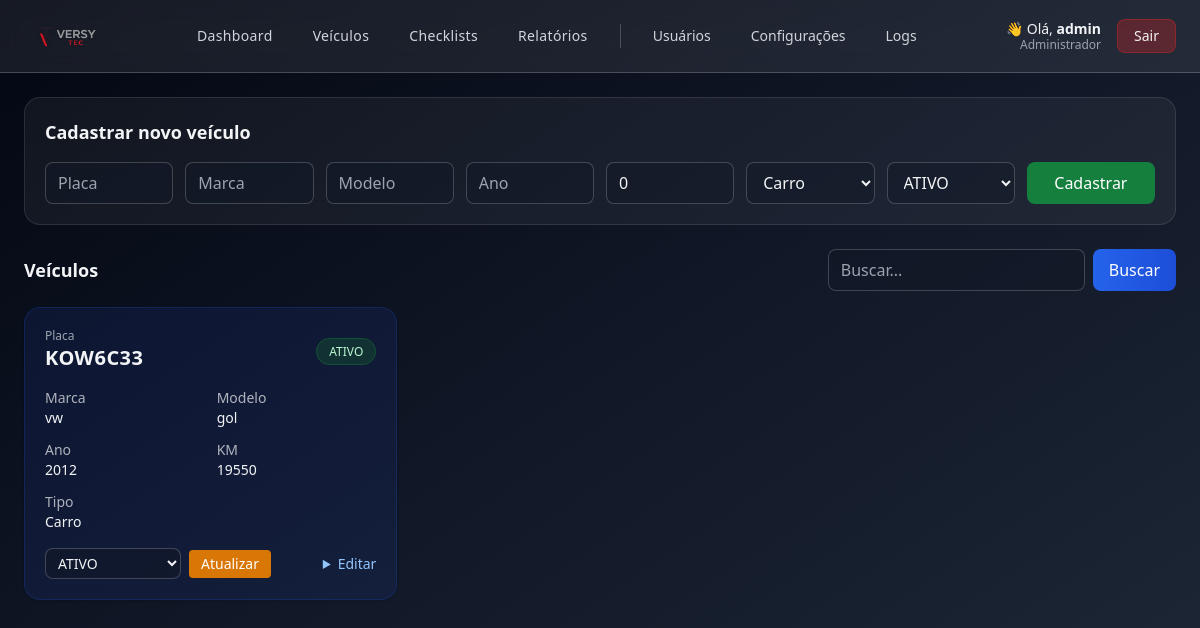
/veiculos (signed in), run on an earlier commit of the app's database.
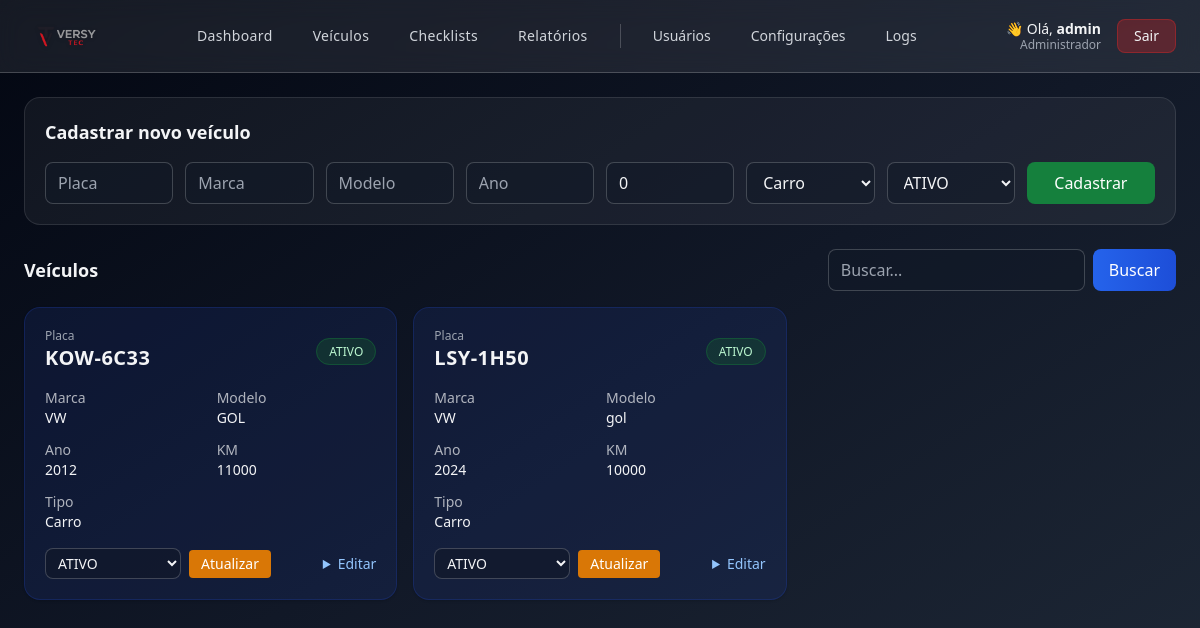
And on a later commit of the database.
### app.py (models this page shows)
class Vehicle(db.Model):
    __tablename__ = "vehicle"
    id = db.Column(db.Integer, primary_key=True)
    plate = db.Column(db.String(20), unique=True, nullable=False)
    brand = db.Column(db.String(80))
    model = db.Column(db.String(80))
    year = db.Column(db.Integer)
    km = db.Column(db.Integer, default=0)
    status = db.Column(db.String(20), default="ATIVO")

### app.py (the view, shortened to what this page needs)
@app.route("/veiculos")
@supervisor_allowed
def vehicles():
    ensure_vehicle_type_column()
    q = request.args.get("q", "").strip().lower()
    query = Vehicle.query
    veiculos = query.order_by(Vehicle.plate.asc()).all()
    db_path = str(app.config["SQLALCHEMY_DATABASE_URI"]).replace("sqlite:///", "")
    con = sqlite3.connect(db_path)
    cur = con.cursor()
    try:
        tipos = dict(cur.execute("SELECT id, type FROM vehicle").fetchall())
    except:
        tipos = {}
    con.close()
    for v in veiculos:
        v.type = tipos.get(v.id, "carro")
    return render_template("vehicles.html", veiculos=veiculos, q=q)

### app.py (called while the page is built)
@login_manager.user_loader
def load_user(uid):
    return User.query.get(int(uid))

def supervisor_allowed(view):
    @wraps(view)
    def wrapper(*args, **kwargs):
        if not current_user.is_authenticated:
            return redirect(url_for("login"))
        if current_user.is_admin or current_user.is_supervisor:
            return view(*args, **kwargs)
        flash("Acesso restrito a supervisor ou administrador.", "error")
        return redirect(url_for("checklist_mobile"))
    return wrapper

@app.context_processor
def inject_role_flags():
    return dict(
        ROLE_ADMIN=(current_user.is_authenticated and current_user.is_admin),
        ROLE_SUPERVISOR=(current_user.is_authenticated and current_user.is_supervisor),
        ROLE_TECH=(current_user.is_authenticated and current_user.is_tech)
    )

    @property
    def is_admin(self):
        if self.role is None:
            return bool(self.is_admin_legacy)
        return self.role == "admin"

    @property
    def is_supervisor(self):
        return self.role == "supervisor"

### templates/vehicles.html (shortened to what the changed rows need)
{% extends 'layout.html' %}
{% set page_title = "Veículos" %}
{% block content %}
  {% if ROLE_ADMIN %}
  <div class="mb-6 bg-white/5 border border-white/10 rounded-2xl p-5">
    <h2 class="text-lg font-semibold mb-4">Cadastrar novo veículo</h2>
  </div>
  {% endif %}
  <div class="flex items-center justify-between mb-4">
    <h2 class="text-lg font-semibold">Veículos</h2>
  </div>
  <div class="grid md:grid-cols-2 lg:grid-cols-3 gap-4">
    {% for v in veiculos %}
    {% set tipo = (v.type or 'carro')|lower %}
    {% if tipo == 'caminhao' %}
      {% set card_bg = 'bg-orange-900/20 border-orange-800/30 hover:bg-orange-900/30' %}
      {% set icon_class = 'fa-truck text-orange-400' %}
    {% elif tipo == 'moto' %}
      {% set card_bg = 'bg-yellow-900/20 border-yellow-800/30 hover:bg-yellow-900/30' %}
      {% set icon_class = 'fa-motorcycle text-yellow-400' %}
    {% elif tipo == 'van' %}
      {% set card_bg = 'bg-teal-900/20 border-teal-800/30 hover:bg-teal-900/30' %}
      {% set icon_class = 'fa-van-shuttle text-teal-400' %}
    {% else %}
      {% set card_bg = 'bg-blue-900/20 border-blue-800/30 hover:bg-blue-900/30' %}
      {% set icon_class = 'fa-car text-blue-400' %}
    {% endif %}
    <div class="rounded-2xl border {{ card_bg }} shadow p-5 relative overflow-hidden transition-all duration-200">
      <div class="flex items-center justify-between">
        <div>
          <div class="text-xs text-gray-400">Placa</div>
          <div class="text-xl font-bold tracking-wide">{{ v.plate }}</div>
        </div>
        <div>
          {% set badge = 'bg-green-900/40 text-green-200 border-green-700/40' if v.status=='ATIVO' else ('bg-red-900/40 text-red-200 border-red-700/40' if v.status=='INATIVO' else 'bg-yellow-900/40 text-yellow-200 border-yellow-700/40') %}
          <span class="px-3 py-1 rounded-full text-xs border {{ badge }}">{{ v.status }}</span>
        </div>
      </div>
      <div class="mt-4 grid grid-cols-2 gap-3 text-sm">
        <div><span class="opacity-70">Marca</span><div class="font-medium">{{ v.brand or '-' }}</div></div>
        <div><span class="opacity-70">Modelo</span><div class="font-medium">{{ v.model or '-' }}</div></div>
        <div><span class="opacity-70">Ano</span><div class="font-medium">{{ v.year or '-' }}</div></div>
        <div><span class="opacity-70">KM</span><div class="font-medium">{{ v.km or 0 }}</div></div>
        <div class="col-span-2"><span class="opacity-70">Tipo</span><div class="font-medium capitalize">{{ v.type or 'Não definido' }}</div></div>
      </div>
      {% if ROLE_ADMIN %}
      <div class="mt-4 flex items-center justify-between gap-2">
        <form method="post" action="{{ url_for('vehicle_status', vid=v.id) }}" class="flex items-center gap-2">
          <select name="status" class="border border-white/20 bg-gray-900/60 rounded-lg px-2 py-1 text-sm">
            <option value="ATIVO" {% if v.status=='ATIVO' %}selected{% endif %}>ATIVO</option>
          </select>
          <button class="bg-amber-600 hover:bg-amber-500 text-white rounded px-3 py-1 text-sm">Atualizar</button>
        </form>
        <details class="w-auto">
          <summary class="cursor-pointer text-blue-300 hover:text-blue-200 text-sm">Editar</summary>
        </details>
      </div>
      {% elif ROLE_SUPERVISOR %}
      <div class="mt-4 text-sm text-gray-400 italic">🔒 Supervisor — somente visualização</div>
      {% endif %}
    </div>
    {% endfor %}
  </div>
{% endblock %}

### templates/layout.html (shortened to what this page needs)
<!doctype html>
<html lang="pt-BR" class="h-full">
  <head>
    <script src="https://cdn.tailwindcss.com"></script>
  </head>
  <body class="min-h-screen bg-gradient-to-br from-gray-950 via-gray-900 to-gray-800 text-gray-100">
    <header class="glass border-b border-white/20 sticky top-0 z-50">
      <div class="max-w-7xl mx-auto px-6 py-2 flex items-center justify-between">
        <div class="flex items-center gap-3">
          <img src="{{ url_for('static', filename='logo.png') }}"
               class="h-14 w-auto object-contain drop-shadow"
               alt="Logo">
        </div>
        {% if current_user.is_authenticated and (ROLE_ADMIN or ROLE_SUPERVISOR) %}
        <nav class="hidden md:flex items-center gap-2 text-sm font-medium mx-auto">
          {% set menu_items = [
            ('Dashboard', 'dashboard'),
            ('Veículos', 'vehicles'),
            ('Checklists', 'checklists'),
            ('Relatórios', 'reports')
          ] %}
          {% for label, route in menu_items %}
            <a href="{{ url_for(route) }}"
               class="px-4 py-2 rounded-lg text-gray-300 hover:text-white
                      hover:bg-blue-600/20 font-medium tracking-wide">
              {{ label }}
            </a>
          {% endfor %}
          {% if ROLE_ADMIN %}
            <a href="{{ url_for('users') }}"
               class="px-4 py-2 rounded-lg text-gray-300 hover:text-white hover:bg-blue-600/20">
               Usuários
            </a>
            <a href="{{ url_for('config_checklist') }}"
               class="px-4 py-2 rounded-lg text-gray-300 hover:text-white hover:bg-blue-600/20">
               Configurações
            </a>
            <a href="{{ url_for('logs') }}"
               class="px-4 py-2 rounded-lg text-gray-300 hover:text-white hover:bg-yellow-600/20">
               Logs
            </a>
          {% endif %}
        </nav>
        {% endif %}
        <div class="flex items-center gap-4">
          {% if current_user.is_authenticated %}
            <div class="text-right leading-tight">
              <p class="text-sm text-gray-100">
                👋 Olá, <span class="font-semibold">{{ current_user.username }}</span>
              </p>
              <p class="text-xs text-gray-400 -mt-0.5">
                {% if ROLE_ADMIN %}Administrador{% elif ROLE_SUPERVISOR %}Supervisor{% else %}Técnico{% endif %}
              </p>
            </div>
            <a href="{{ url_for('logout') }}"
               class="px-4 py-1.5 rounded-lg text-sm bg-red-600/30 border border-red-600/40
                      hover:bg-red-600/40 hover:text-red-100">
              Sair
            </a>
          {% else %}
            <a href="{{ url_for('login') }}" class="text-sm hover:text-blue-400">
              Login
            </a>
          {% endif %}
        </div>
      </div>
    </header>
    <main class="max-w-7xl mx-auto px-6 py-6">
      {% block content %}{% endblock %}
    </main>
  </body>
</html>

What changed in the data, as far as the page shows it:
changed Vehicle: plate "KOW6C33" → "KOW-6C33"; brand "vw" → "VW"; model "gol" → "GOL"; km "19550" → "11000"
added Vehicle: plate "LSY-1H50", status "ATIVO", brand "VW", model "gol", year "2024", km "10000", type "Carro"
